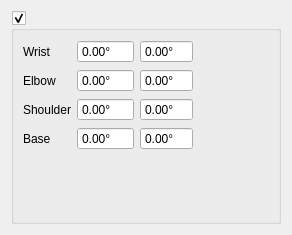
<?xml version="1.0" encoding="UTF-8"?>
<ui version="4.0">
 <class>AxisLimit</class>
 <widget class="QWidget" name="AxisLimit">
  <property name="geometry">
   <rect>
    <x>0</x>
    <y>0</y>
    <width>292</width>
    <height>235</height>
   </rect>
  </property>
  <property name="windowTitle">
   <string>Form</string>
  </property>
  <layout class="QGridLayout" name="gridLayout">
   <item row="0" column="0">
    <widget class="QGroupBox" name="gpLimit">
     <property name="title">
      <string/>
     </property>
     <property name="checkable">
      <bool>true</bool>
     </property>
     <layout class="QGridLayout" name="gridLayout_2">
      <item row="2" column="2">
       <widget class="QDoubleSpinBox" name="spinU1">
        <property name="buttonSymbols">
         <enum>QAbstractSpinBox::NoButtons</enum>
        </property>
        <property name="suffix">
         <string>°</string>
        </property>
        <property name="maximum">
         <double>20.000000000000000</double>
        </property>
       </widget>
      </item>
      <item row="3" column="0">
       <widget class="QLabel" name="label_13">
        <property name="text">
         <string>Base</string>
        </property>
       </widget>
      </item>
      <item row="3" column="1">
       <widget class="QDoubleSpinBox" name="spinL0">
        <property name="buttonSymbols">
         <enum>QAbstractSpinBox::NoButtons</enum>
        </property>
        <property name="suffix">
         <string>°</string>
        </property>
        <property name="minimum">
         <double>-170.000000000000000</double>
        </property>
        <property name="maximum">
         <double>0.000000000000000</double>
        </property>
       </widget>
      </item>
      <item row="1" column="2">
       <widget class="QDoubleSpinBox" name="spinU2">
        <property name="buttonSymbols">
         <enum>QAbstractSpinBox::NoButtons</enum>
        </property>
        <property name="suffix">
         <string>°</string>
        </property>
        <property name="maximum">
         <double>90.000000000000000</double>
        </property>
       </widget>
      </item>
      <item row="2" column="1">
       <widget class="QDoubleSpinBox" name="spinL1">
        <property name="buttonSymbols">
         <enum>QAbstractSpinBox::NoButtons</enum>
        </property>
        <property name="suffix">
         <string>°</string>
        </property>
        <property name="minimum">
         <double>-80.000000000000000</double>
        </property>
        <property name="maximum">
         <double>0.000000000000000</double>
        </property>
       </widget>
      </item>
      <item row="0" column="0">
       <widget class="QLabel" name="label_11">
        <property name="text">
         <string>Wrist</string>
        </property>
       </widget>
      </item>
      <item row="0" column="1">
       <widget class="QDoubleSpinBox" name="spinL3">
        <property name="buttonSymbols">
         <enum>QAbstractSpinBox::NoButtons</enum>
        </property>
        <property name="suffix">
         <string>°</string>
        </property>
        <property name="minimum">
         <double>-180.000000000000000</double>
        </property>
        <property name="maximum">
         <double>0.000000000000000</double>
        </property>
       </widget>
      </item>
      <item row="0" column="2">
       <widget class="QDoubleSpinBox" name="spinU3">
        <property name="buttonSymbols">
         <enum>QAbstractSpinBox::NoButtons</enum>
        </property>
        <property name="suffix">
         <string>°</string>
        </property>
        <property name="maximum">
         <double>180.000000000000000</double>
        </property>
       </widget>
      </item>
      <item row="1" column="0">
       <widget class="QLabel" name="label_10">
        <property name="text">
         <string>Elbow</string>
        </property>
       </widget>
      </item>
      <item row="1" column="1">
       <widget class="QDoubleSpinBox" name="spinL2">
        <property name="buttonSymbols">
         <enum>QAbstractSpinBox::NoButtons</enum>
        </property>
        <property name="suffix">
         <string>°</string>
        </property>
        <property name="minimum">
         <double>-50.000000000000000</double>
        </property>
        <property name="maximum">
         <double>0.000000000000000</double>
        </property>
       </widget>
      </item>
      <item row="2" column="0">
       <widget class="QLabel" name="label_12">
        <property name="text">
         <string>Shoulder</string>
        </property>
       </widget>
      </item>
      <item row="3" column="2">
       <widget class="QDoubleSpinBox" name="spinU0">
        <property name="buttonSymbols">
         <enum>QAbstractSpinBox::NoButtons</enum>
        </property>
        <property name="suffix">
         <string>°</string>
        </property>
        <property name="maximum">
         <double>170.000000000000000</double>
        </property>
       </widget>
      </item>
      <item row="4" column="1">
       <spacer name="verticalSpacer">
        <property name="orientation">
         <enum>Qt::Vertical</enum>
        </property>
        <property name="sizeHint" stdset="0">
         <size>
          <width>20</width>
          <height>40</height>
         </size>
        </property>
       </spacer>
      </item>
      <item row="0" column="3">
       <spacer name="horizontalSpacer">
        <property name="orientation">
         <enum>Qt::Horizontal</enum>
        </property>
        <property name="sizeHint" stdset="0">
         <size>
          <width>40</width>
          <height>20</height>
         </size>
        </property>
       </spacer>
      </item>
     </layout>
    </widget>
   </item>
  </layout>
 </widget>
 <resources/>
 <connections/>
</ui>
